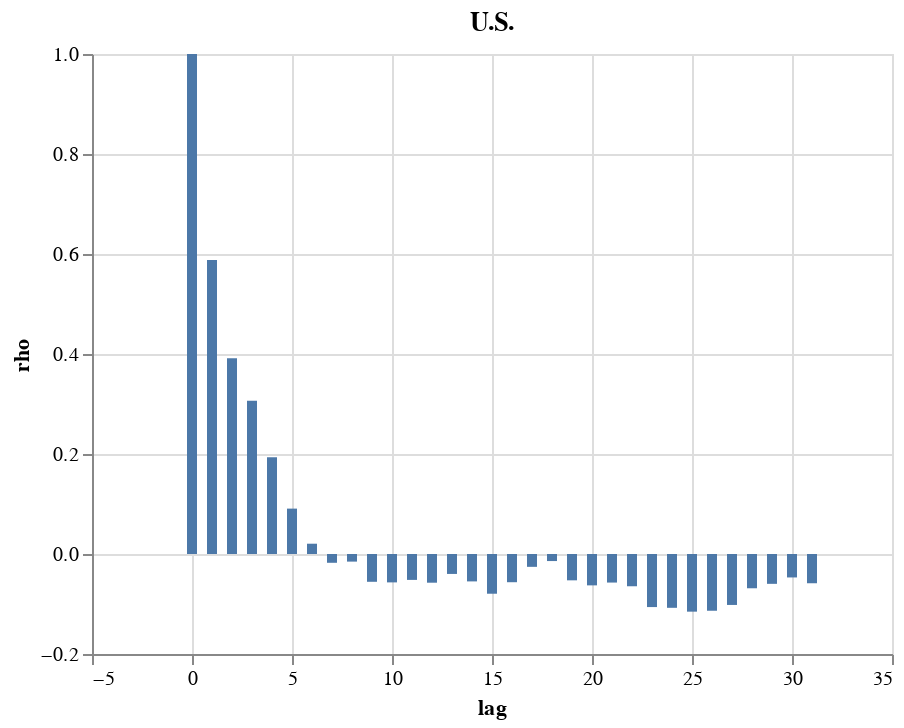

Source (notebook cell):
### Code cell
region = "U.S."
auto_correlation = (
    df_long.query(f"region == '{region}'")
    .query("price_change == price_change")["price_change"]
    .pipe(acf)
)
acf_plot = (
    pd.DataFrame({"rho": auto_correlation, "lag": np.arange(auto_correlation.shape[0])})
    .pipe(alt.Chart, title=region)
    .encode(x="lag", y="rho")
    .mark_bar()
)
lineapy.save(acf_plot, "acf_plot2")
acf_plot

### Figure 1 — Vega-Lite specification as saved in the notebook (floating-point values rounded to 4 significant figures)
{"config": {"view": {"continuousWidth": 400, "continuousHeight": 300}}, "data": {"name": "data-d49a82627ea0ab90a8a6ba431e5e6f9c"}, "mark": "bar", "encoding": {"x": {"field": "lag", "type": "quantitative"}, "y": {"field": "rho", "type": "quantitative"}}, "title": "U.S.", "$schema": "https://vega.github.io/schema/vega-lite/v4.17.0.json", "datasets": {"data-d49a82627ea0ab90a8a6ba431e5e6f9c": [{"rho": 1.0, "lag": 0}, {"rho": 0.5878, "lag": 1}, {"rho": 0.3914, "lag": 2}, {"rho": 0.3066, "lag": 3}, {"rho": 0.1935, "lag": 4}, {"rho": 0.09077, "lag": 5}, {"rho": 0.02058, "lag": 6}, {"rho": -0.01759, "lag": 7}, {"rho": -0.01523, "lag": 8}, {"rho": -0.0556, "lag": 9}, {"rho": -0.05678, "lag": 10}, {"rho": -0.05181, "lag": 11}, {"rho": -0.05741, "lag": 12}, {"rho": -0.03988, "lag": 13}, {"rho": -0.0548, "lag": 14}, {"rho": -0.07945, "lag": 15}, {"rho": -0.05643, "lag": 16}, {"rho": -0.02569, "lag": 17}, {"rho": -0.01411, "lag": 18}, {"rho": -0.05267, "lag": 19}, {"rho": -0.06274, "lag": 20}, {"rho": -0.05713, "lag": 21}, {"rho": -0.06451, "lag": 22}, {"rho": -0.1061, "lag": 23}, {"rho": -0.1076, "lag": 24}, {"rho": -0.1153, "lag": 25}, {"rho": -0.1135, "lag": 26}, {"rho": -0.1019, "lag": 27}, {"rho": -0.06854, "lag": 28}, {"rho": -0.05968, "lag": 29}, {"rho": -0.0469, "lag": 30}, {"rho": -0.05851, "lag": 31}]}}
